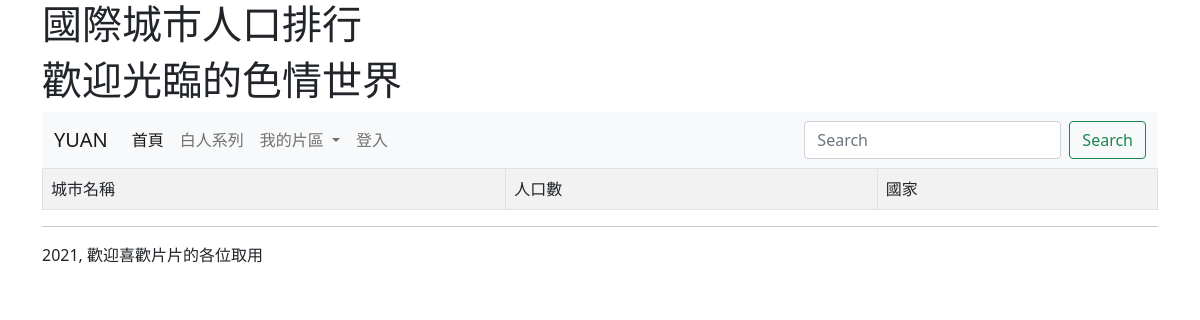
Before: /rank/ with the older database file.
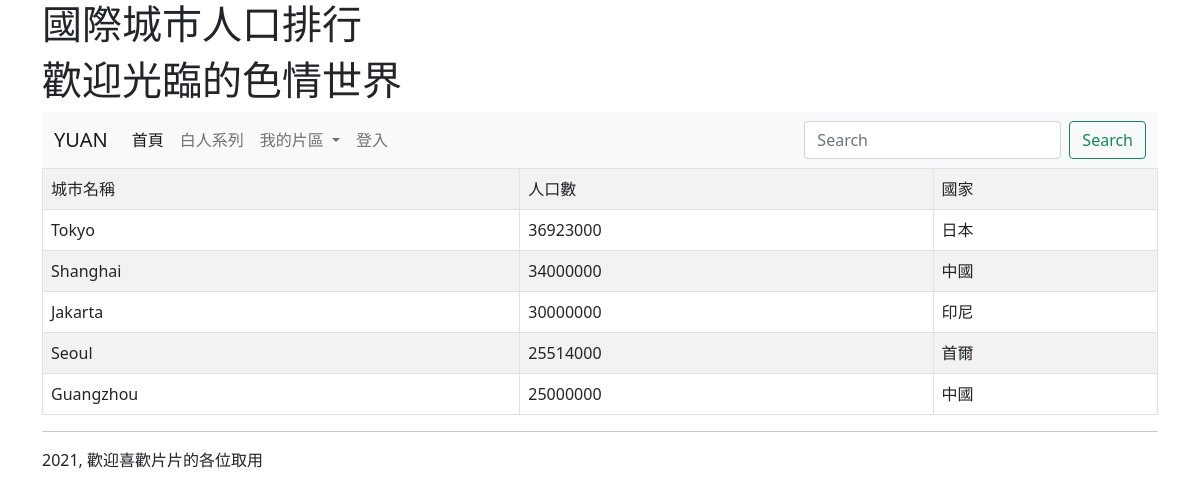
After: the same page with the newer database file.
### mysite/models.py (models this page shows, shortened)
class City(models.Model):
	name = models.CharField(max_length=10)
	population = models.PositiveIntegerField(default=0)
	country = models.ForeignKey(Country, on_delete=models.CASCADE)

class Country(models.Model):
	name = models.CharField(max_length=10)
	def __str__(self):
		return self.name

### mysite/views.py (the view)
# urls.py: path('rank/', rank),
def rank(request):
	cities = City.objects.all()
	return render(request, "rank.html", locals())

### templates/rank.html (shortened to what this page needs)
{% extends "base.html" %}
{% block headmessage %}<h1>國際城市人口排行</h1>{% endblock %}
{% block content %}
<table class='table table-striped table-bordered'>
	<tr><td>城市名稱</td><td>人口數</td><td>國家</td></tr>
{% for city in cities %}
	<tr>
		<td>{{ city.name }}</td>
		<td>{{ city.population}}</td>
		<td>{{ city.country }}</td>
	</tr>
{% endfor %}
</table>
{% endblock %}

### templates/base.html (shortened to what this page needs)
<!doctype html>
<html>
  <head>
    <link href="https://cdn.jsdelivr.net/npm/bootstrap@5.0.0-beta3/dist/css/bootstrap.min.css" rel="stylesheet">
  </head>
  <body>
  	<div class="container">
      {% block headmessage %} {% endblock %}
  	  {% include "header.html" %}
  	  {% block content %} {% endblock %}
  	  {% include "footer.html" %}
    </div>
  </body>
</html>

### templates/header.html (shortened to what this page needs)
<h1>歡迎光臨{{ myname }}的色情世界</h1>
    	<nav class="navbar navbar-expand-lg navbar-light bg-light">
  <div class="container-fluid">
    <a class="navbar-brand" href="#">YUAN</a>
    <div class="collapse navbar-collapse" id="navbarSupportedContent">
      <ul class="navbar-nav me-auto mb-2 mb-lg-0">
        <li class="nav-item">
          <a class="nav-link active" aria-current="page" href="/">首頁</a>
        </li>
        <li class="nav-item">
          <a class="nav-link" href="https://www.google.com/search?q=%E7%99%BD%E4%BA%BA&hl=zh-TW&source=lnms&tbm=isch&sa=X&ved=2ahUKEwiPiY-HzfrvAhWSN5QKHekUBKYQ_AUoAXoECAEQAw&biw=1920&bih=937">白人系列</a>
        </li>
        <li class="nav-item dropdown">
          <a class="nav-link dropdown-toggle" href="#" id="navbarDropdown" role="button" data-bs-toggle="dropdown" aria-expanded="false">
            我的片區
          </a>
        </li>
        {% if request.user.is_authenticated %}
        <li class="nav-item">
          <a class="nav-link" href="/admin/" tabindex="-1">管理後台</a>
        </li>
         <li class="nav-item">
          <a class="nav-link" href="/logout/" tabindex="-1">登出</a>
        </li>
        {% else %}
        <li class="nav-item">
        	<a class="nav-link" href="/admin/" tabindex="-1">登入</a>
        </li>
        {% endif %}
      </ul>
      <form class="d-flex">
        <input class="form-control me-2" type="search" placeholder="Search" aria-label="Search">
        <button class="btn btn-outline-success" type="submit">Search</button>
      </form>
    </div>
  </div>
</nav>

### templates/footer.html
<hr>
2021,  歡迎喜歡片片的各位取用

Changed rows visible on the page:
added City: name "Tokyo", population "36923000", country "日本"
added City: name "Shanghai", population "34000000", country "中國"
added City: name "Jakarta", population "30000000", country "印尼"
added City: name "Seoul", population "25514000", country "首爾"
added City: name "Guangzhou", population "25000000", country "中國"
